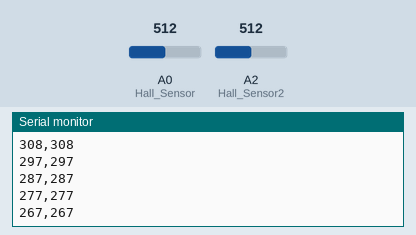
The sketch below on a simulated Arduino Zero (SAMD21). Parts: the last lines printed to the serial monitor. Inputs (shaded band) come from the test bench; at power-on: A0 (Hall_Sensor) = 512, A2 (Hall_Sensor2) = 512. The ROS host is connected and sends only what is stated.

Above: at 1.2 s.
1.3 s: A0 (Hall_Sensor) set to 716
At 1.34 s:
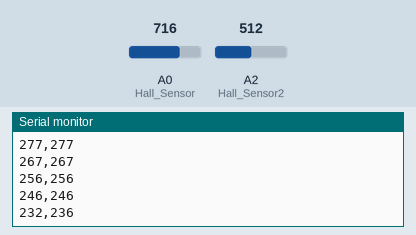
2.8 s: A2 (Hall_Sensor2) set to 716
At 2.81 s:
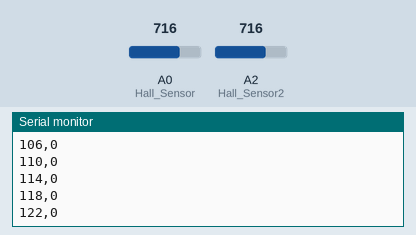
4.3 s: A0 (Hall_Sensor) set to 900
At 4.33 s:
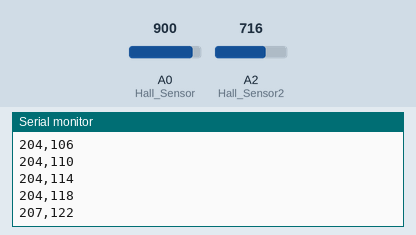
5.8 s: A2 (Hall_Sensor2) set to 900
At 5.81 s:
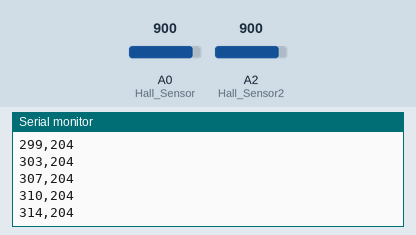
Timing chart, 0 to 8.3 s (numbered marks = the images above; inputs shaded):
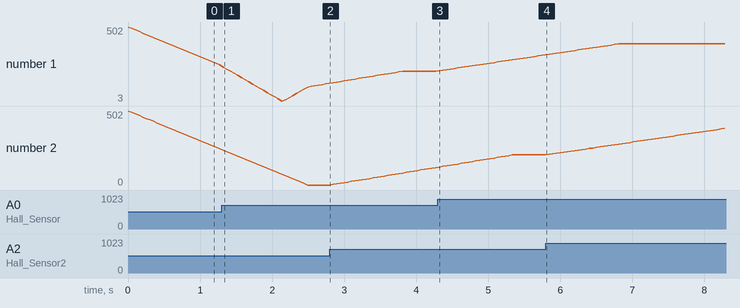

Measured:
- after the input at 1.3 s, the serial monitor: prints a new line at once (image 1)
- plotted number 1: 246 → 122 after the input at 1.3 s

The sketch:

multi_hall.ino
```cpp
// The Arduino Uno ADC is 10 bits (thus, 0 - 1023 values)
#include <ros.h>
//#include <std_msgs/Int8.h>/
#include <std_msgs/Int16MultiArray.h>
#define MAX_ANALOG_INPUT_VAL 1023
#define Hall_Sensor A0
#define Hall_Sensor2 A2

ros::NodeHandle  nh;
std_msgs::Int16MultiArray hall_eff;
ros::Publisher chatter("chatter", &hall_eff);
//const int LED_OUTPUT_PIN = LED_BUILTIN;


// Define the number of samples to keep track of. The higher the number, the
// more the readings will be smoothed, but the slower the output will respond to
// the input. Using a constant rather than a normal variable lets us use this
// value to determine the size of the readings array.

const int SMOOTHING_WINDOW_SIZE = 50; // 10 samples
const int numReadings=10;
int _curReadIndex = 0;                // the index of the current reading

int readings[numReadings];            //Number of readings
int _samples[SMOOTHING_WINDOW_SIZE];  // the readings from the analog input
int _sampleTotal = 0;                 // the running total
int _sampleAvg = 0;                   // the average
int newAv = 0;
int sensorVal = 0;
int maxV = 0;

int readings2[numReadings];            //Number of readings
int _samples2[SMOOTHING_WINDOW_SIZE];  // the readings from the analog input
int _sampleTotal2 = 0;                 // the running total
int _sampleAvg2 = 0;                   // the average
int newAv2 = 0;
int sensorVal2 = 0;
int maxV2 = 0;

void setup() {

//  pinMode(LED_OUTPUT_PIN, OUTPUT);
  pinMode(Hall_Sensor,INPUT);

  //Serial.begin(57600);
  Serial.begin(9600);

  nh.initNode();
  nh.advertise(chatter);
  hall_eff.data = (int16_t*)malloc(sizeof(int16_t)*2);
  hall_eff.data_length = 2;

  for (int i = 0; i < SMOOTHING_WINDOW_SIZE; i++) {
    _samples[i] = 0;
    _samples2[i] = 0;
  }

  for (int i=0 ;i<numReadings;i++){
    readings[i]=analogRead(A0);//
    readings2[i]=analogRead(A2);
  }
  maxV = readings[numReadings-1];
  maxV2 = readings[numReadings-1];
  analogWriteResolution(12);
}

void loop() {
  // subtract the last reading:
  _sampleTotal = _sampleTotal - _samples[_curReadIndex];
  _sampleTotal2 = _sampleTotal2 - _samples2[_curReadIndex];

  // read the sensor value
  sensorVal = analogRead(Hall_Sensor);
  sensorVal2 = analogRead(Hall_Sensor2);

  _samples[_curReadIndex] = sensorVal;
  _samples2[_curReadIndex] = sensorVal2;

  // add the reading to the total:
  _sampleTotal = _sampleTotal + _samples[_curReadIndex];
  _sampleTotal2 = _sampleTotal2 + _samples2[_curReadIndex];

  // advance to the next position in the array:
  _curReadIndex = _curReadIndex + 1;

  // if we're at the end of the array...
  if (_curReadIndex >= SMOOTHING_WINDOW_SIZE) {
    // ...wrap around to the beginning:
    _curReadIndex = 0;
  }

  // calculate the average:
  _sampleAvg = _sampleTotal / SMOOTHING_WINDOW_SIZE;
  _sampleAvg2 = _sampleTotal2 / SMOOTHING_WINDOW_SIZE;

  newAv = abs(_sampleAvg - maxV);
  newAv2 = abs(_sampleAvg2 - maxV2);
  hall_eff.data[0] = newAv;
  hall_eff.data[1] = newAv2;
  Serial.print(newAv);
  Serial.print(",");
  Serial.println(newAv2);
  chatter.publish( &hall_eff );
  nh.spinOnce();
  delay(50);
}
```
